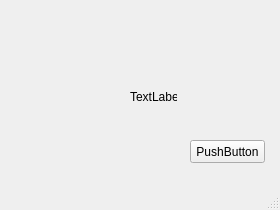
<?xml version="1.0" encoding="UTF-8"?>
<ui version="4.0">
 <class>MainWindow</class>
 <widget class="QMainWindow" name="MainWindow">
  <property name="geometry">
   <rect>
    <x>0</x>
    <y>0</y>
    <width>280</width>
    <height>210</height>
   </rect>
  </property>
  <property name="windowTitle">
   <string>MainWindow</string>
  </property>
  <widget class="QWidget" name="centralwidget">
   <widget class="QPushButton" name="pushButton">
    <property name="geometry">
     <rect>
      <x>190</x>
      <y>140</y>
      <width>75</width>
      <height>23</height>
     </rect>
    </property>
    <property name="text">
     <string>PushButton</string>
    </property>
   </widget>
   <widget class="QLabel" name="label">
    <property name="geometry">
     <rect>
      <x>130</x>
      <y>90</y>
      <width>47</width>
      <height>13</height>
     </rect>
    </property>
    <property name="text">
     <string>TextLabel</string>
    </property>
   </widget>
  </widget>
  <widget class="QMenuBar" name="menubar">
   <property name="geometry">
    <rect>
     <x>0</x>
     <y>0</y>
     <width>280</width>
     <height>21</height>
    </rect>
   </property>
  </widget>
  <widget class="QStatusBar" name="statusbar"/>
 </widget>
 <resources/>
 <connections/>
</ui>
